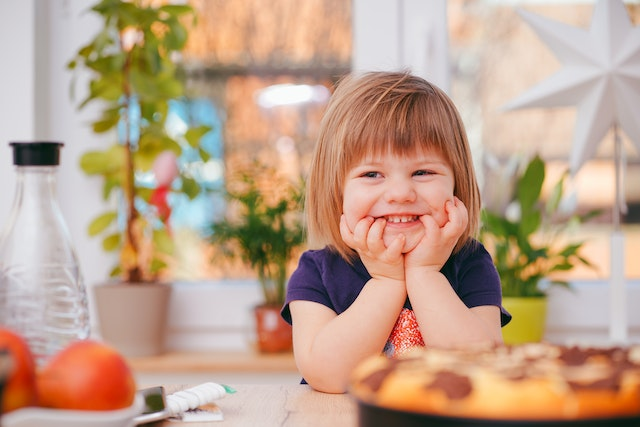
#> input picture images&video_resource/smile.jpg, 640 x 427 px, found by its file name
$ python 33-Histogram_3.py
#> lines starting #> are read from the running program, lines starting #| are printed output that depends on the picture
import cv2
import numpy as np
import matplotlib.pyplot as plt

img = cv2.imread("smile.jpg")
#> img is the input picture: shape (427, 640, 3); mean B, G, R 138.8, 161.4, 191.6
b,g,r = cv2.split(img)
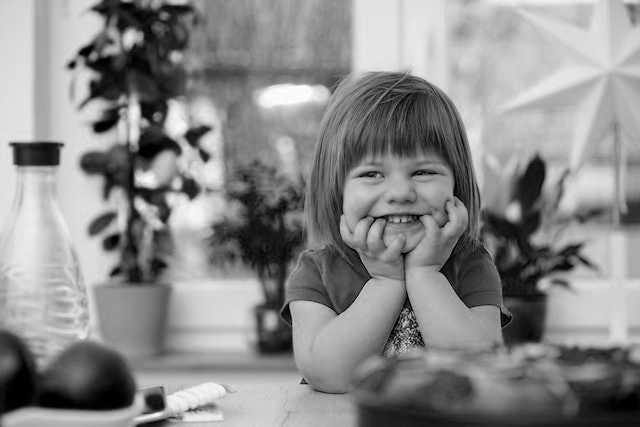
#> b: shape (427, 640); min 0, max 255, mean 138.8
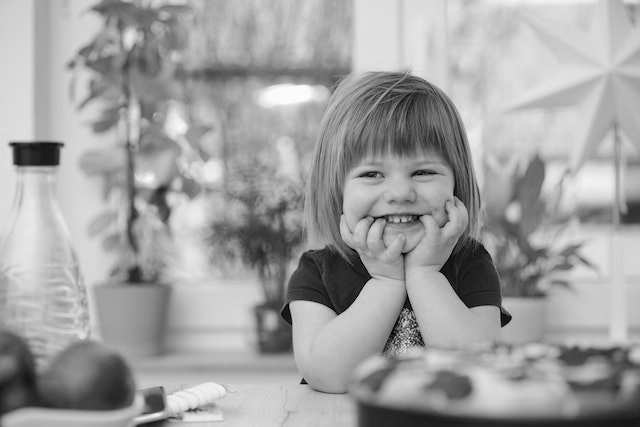
#> g: shape (427, 640); min 0, max 255, mean 161.4
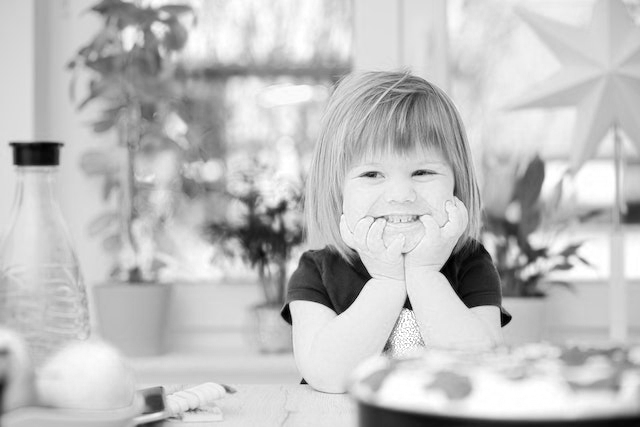
#> r: shape (427, 640); min 0, max 255, mean 191.6

cv2.imshow("image",img)
plt.hist(b.ravel() , 256 , [0,256])
plt.hist(g.ravel() , 256 , [0,256])
plt.hist(r.ravel() , 256 , [0,256])

plt.show()
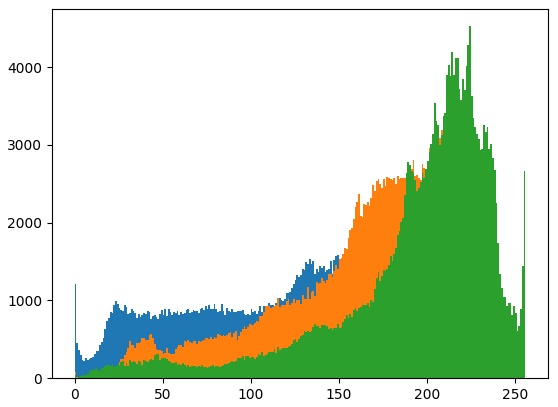
#> figure drawn by matplotlib, 1 panel; tallest bar 2183 high, from x = 218 to 219; tallest bar 3195 high, from x = 208 to 209; tallest bar 4526 high, from x = 224 to 225

cv2.waitKey(0)
cv2.destroyAllWindows()

$ run again, with images&video_resource/Helikopter.jpg copied over images&video_resource/smile.jpg
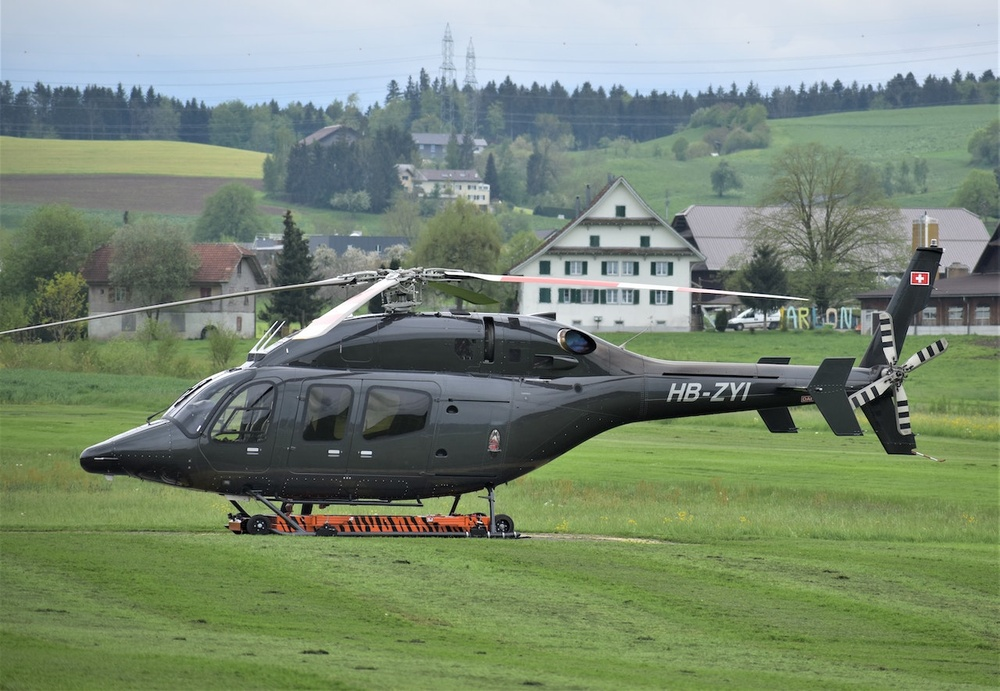
#> input picture images&video_resource/Helikopter.jpg, 1000 x 691 px, shrunk from 1280 x 884 before the run, found by its file name
#> img is the input picture: shape (691, 1000, 3); mean B, G, R 115.1, 136.9, 121.1
#> `b,g,r = cv2.split(img)`:
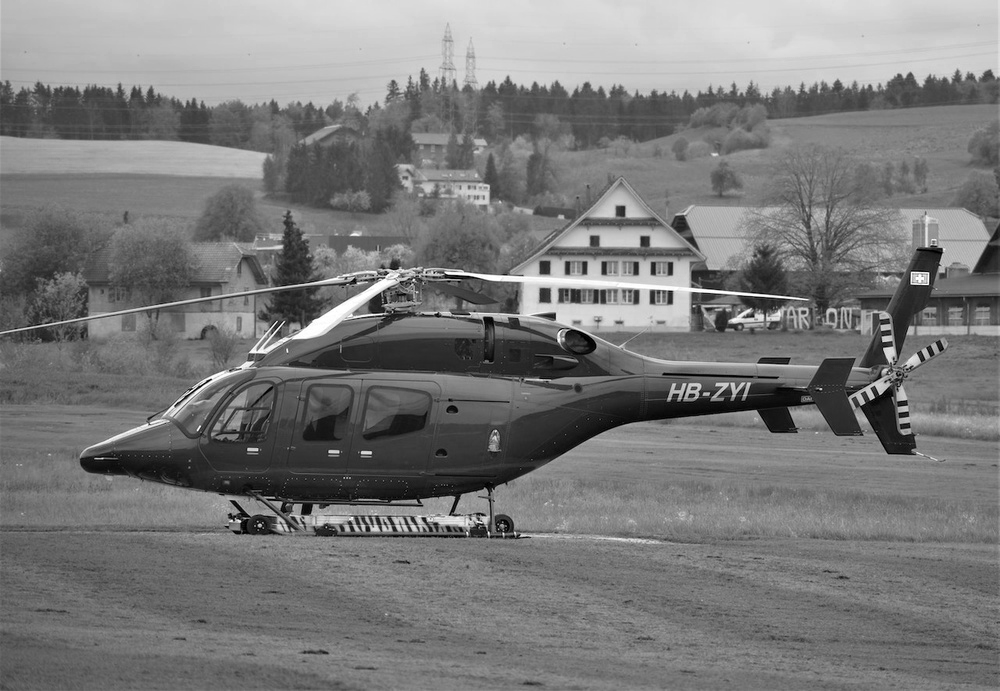
#> r: shape (691, 1000); min 0, max 255, mean 121.1
#> `plt.show()`:
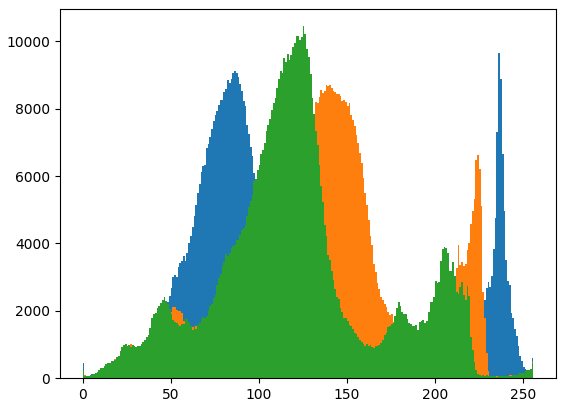
#> figure drawn by matplotlib, 1 panel; tallest bar 9658 high, from x = 236 to 237; tallest bar 8704 high, from x = 140 to 141; tallest bar 10446 high, from x = 125 to 126
